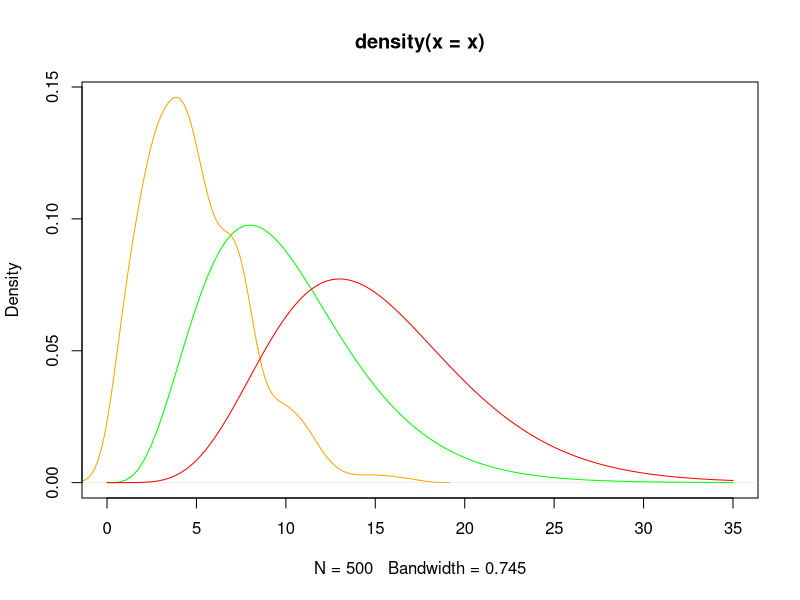
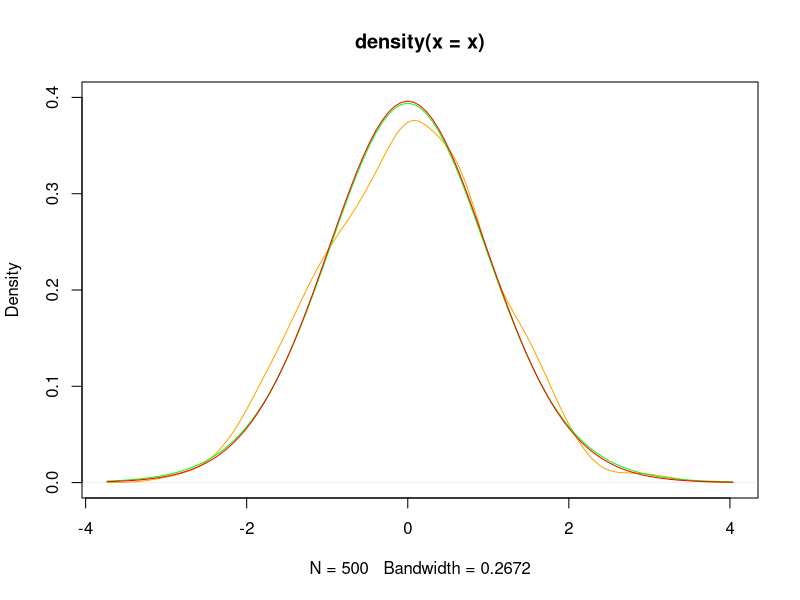
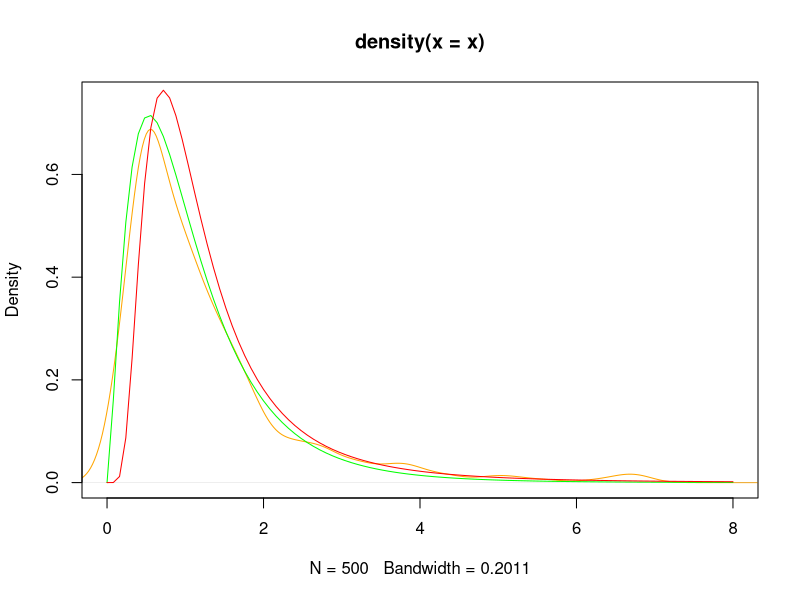
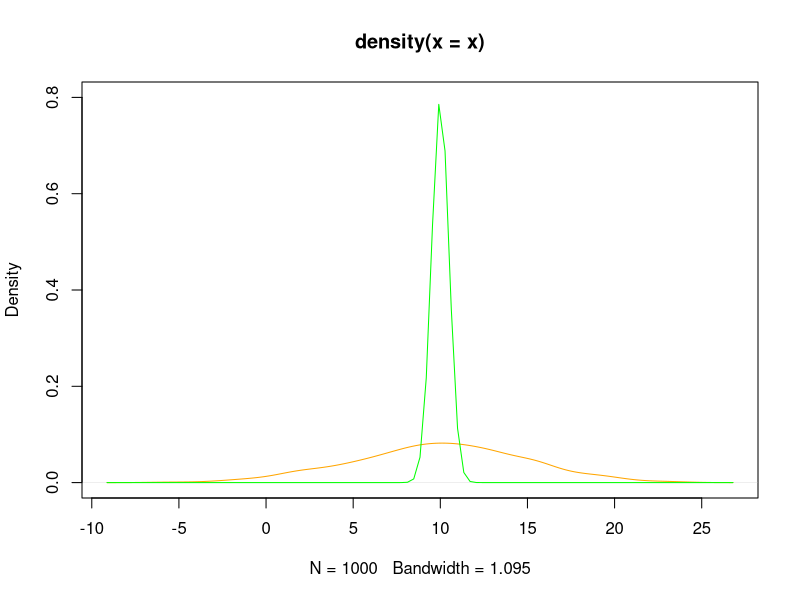

These charts were generated, in order, by the following R code:
# Chi-square distribution
set.seed(151)
x <- rchisq(500, 5)
#hist(x, prob=TRUE,xlim = c(0,40))
plot( density(x), col='orange',xlim = c(0,35))
curve( dchisq(x, df=10), col='green', add=TRUE)
curve( dchisq(x, df=15), col='red', add=TRUE )

# t distribution
set.seed(151)
x <- rt(500, 15)
#hist(x, prob=TRUE,ylim = c(0,0.45))
plot( density(x), col='orange',ylim = c(0,0.4))
curve(dt(x, 20), col = "green", add=TRUE)
curve(dt(x, 35), col = "red", add = TRUE)

# F distribution
set.seed(80)
x <- rf(500, 5, 7)
#hist(x, prob=TRUE)
plot( density(x), col='orange',xlim = c(0,8) ,ylim = c(0,0.75))
curve(df(x, 5, 17), col = "green", add=TRUE)
curve(df(x, 25, 7), col = "red", add = TRUE)

# Normal and Sampling distribution of mean
set.seed(151)
x <- rnorm(1000, 10, 5)
plot(density(x),col='orange',ylim = c(0,0.8))
curve(dnorm(x, 10, 5/sqrt(100)), col = "green", add=TRUE)
